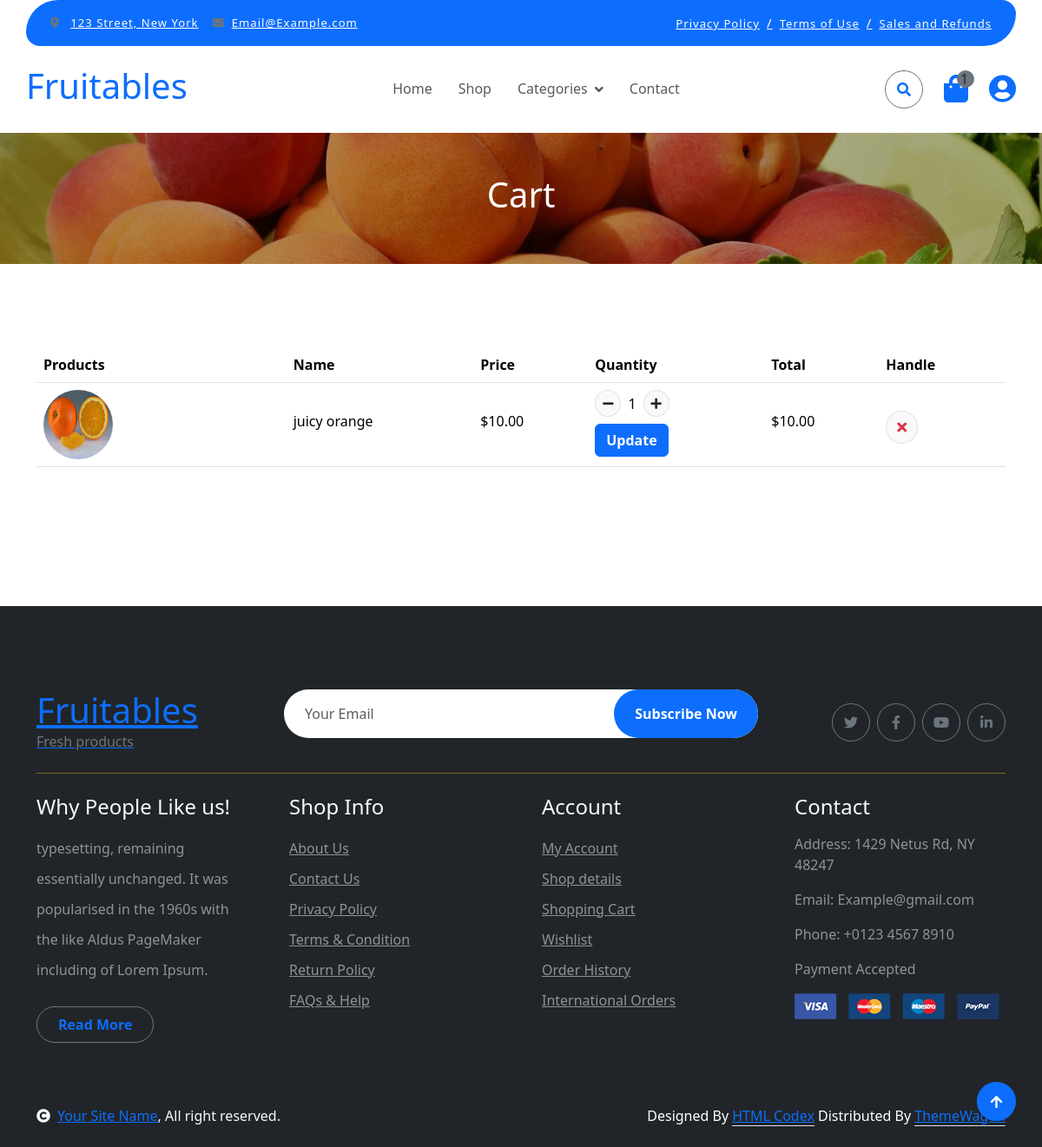
Page /order/cart/ (signed in) on the earlier database version.
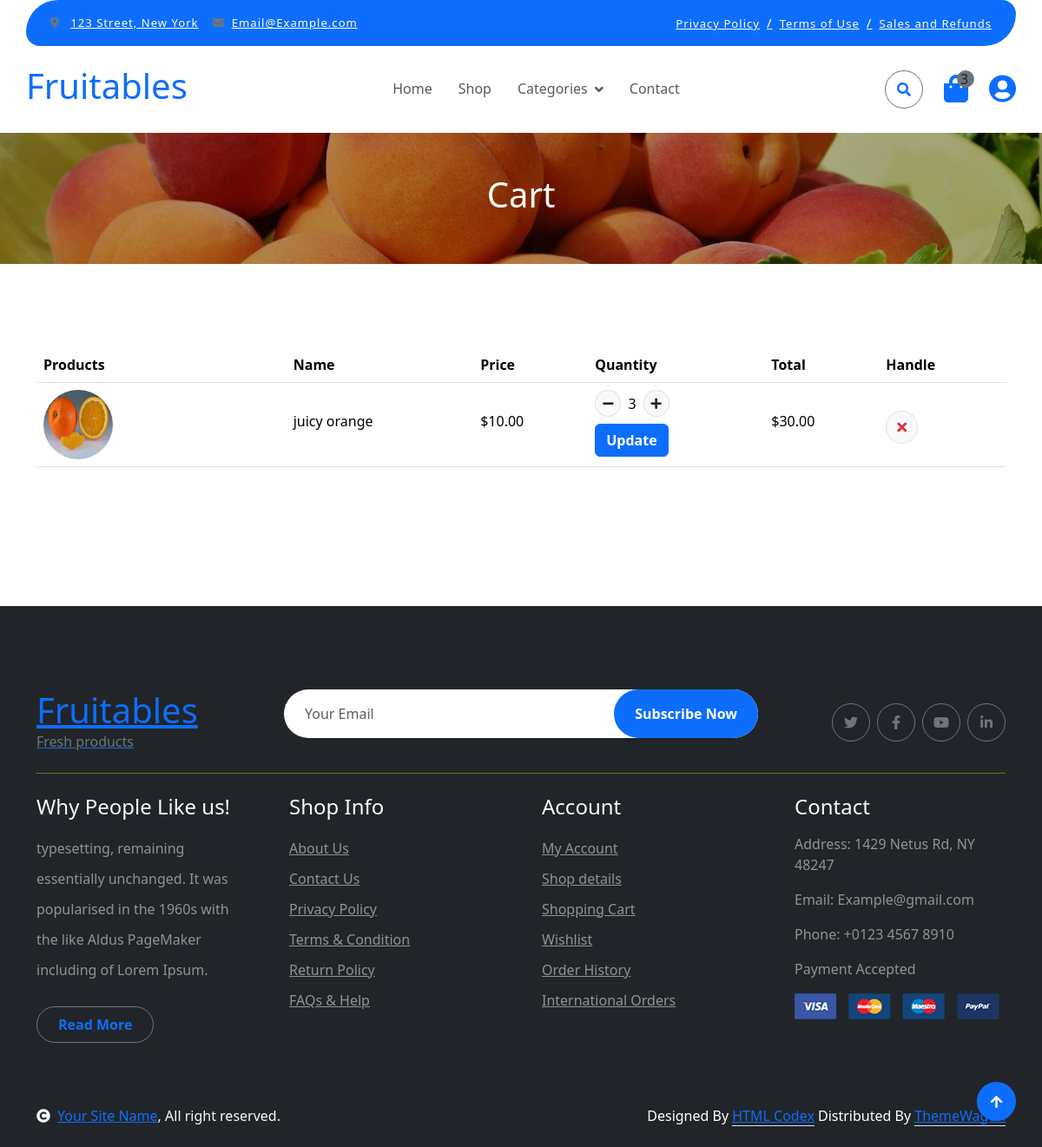
Same page on the later database version.
### order/models.py (models this page shows, shortened)
class CartItem(models.Model):
    product = models.ForeignKey(Product, on_delete = models.CASCADE)
    cart = models.ForeignKey(Cart, on_delete= models.CASCADE, related_name='items')
    quantity = models.IntegerField(default=1)

### store/models.py (models this page shows, shortened)
class Product(models.Model):
    name = models.CharField(_("Name"), max_length=200)
    description = models.TextField(_("Description"))
    price = models.DecimalField(max_digits=10, decimal_places=2)
    product_image = models.ImageField(upload_to='products/')
    product_thumbnail = models.ImageField(upload_to='products/thumbnails/', editable=False, null=True, blank=True)
    slug = models.SlugField(unique=True)
    quantity = models.IntegerField(default=0)
    category = models.ForeignKey(Category, on_delete=models.CASCADE, related_name='products', null=True)
    tag = models.ManyToManyField(ProductTag, related_name='tags')

### order/views.py (the view)
# urls.py: path('cart/', views.ViewCart.as_view(), name='cart'),
class ViewCart(LoginRequiredMixin, View):
    login_url = '/users/login/'
    def get(self, request):
        if request.user.is_authenticated:
            cart, created = Cart.objects.get_or_create(user=request.user)
            items = cart.items.all()
        else:
            items = []
        for item in items:
            item.total_price = item.product.price * item.quantity
        return render(request, 'cart.html', {
            'items': items,
        })

### order/context_processors.py (called while the page is built)
def cart_items(request):
    total_items = 0
    if request.user.is_authenticated:
        cart, created = Cart.objects.get_or_create(user=request.user)
        total_items = sum(item.quantity for item in cart.items.all())
    return {
        'total_items': total_items,
    }

### users/models.py (called while the page is built)
    def update_last_active(self):
        self.last_active_datetime = timezone.now()
        self.save(update_fields=['last_active_datetime'])

### templates/cart.html (shortened to what this page needs)
{% extends 'base.html' %}
{% load static %}
{% block content %}
        <div class="container-fluid page-header py-5">
            <h1 class="text-center text-white display-6">Cart</h1>
        </div>
        <div class="container-fluid py-5">
            <div class="container py-5">
                <div class="table-responsive">
                    <table class="table">
                        <thead>
                          <tr>
                            <th scope="col">Products</th>
                            <th scope="col">Name</th>
                            <th scope="col">Price</th>
                            <th scope="col">Quantity</th>
                            <th scope="col">Total</th>
                            <th scope="col">Handle</th>
                          </tr>
                        </thead>
                        <tbody>
                            {% for item in items %}
                            <tr>
                                <th scope="row">
                                    <div class="d-flex align-items-center">
                                        <img src="{{ item.product.product_image.url }}" class="img-fluid me-5 rounded-circle" style="width: 80px; height: 80px;" alt="">
                                    </div>
                                </th>
                                <td>
                                    <p class="mb-0 mt-4">{{ item.product.name }}</p>
                                </td>
                                <td>
                                    <p class="mb-0 mt-4">${{ item.product.price }}</p>
                                </td>
                              <td>
                                <form method="POST" action="{% url 'update_cart_item' item.id %}">
                                    <div class="d-flex align-items-center quantity">
                                        <button type="button" class="btn btn-sm btn-minus rounded-circle bg-light border">
                                            <i class="fa fa-minus"></i>
                                        </button>
                                        <span class="quantity-value mx-2">{{ item.quantity }}</span>
                                        <button type="button" class="btn btn-sm btn-plus rounded-circle bg-light border">
                                            <i class="fa fa-plus"></i>
                                        </button>
                                    </div>
                                    <button type="submit" class="btn btn-primary mt-2">Update</button>
                                </form>
                            </td>
                                <td>
                                    <p class="mb-0 mt-4">${{ item.total_price|floatformat:2 }}</p>
                                </td>
                                <td>
                                    <form method="POST" action="{% url 'remove_from_cart' item.id %}">
                                        <button type="submit" class="btn btn-md rounded-circle bg-light border mt-4">
                                            <i class="fa fa-times text-danger"></i>
                                        </button>
                                    </form>
                                </td>
                            </tr>
                            {% endfor %}
                        </tbody>
                    </table>
                </div>
                    </div>
                </div>
{% endblock %}

### templates/base.html (shortened to what this page needs)
{% load static %}
<!DOCTYPE html>
<html lang="en">
    <head>
        <link rel="stylesheet" href="https://use.fontawesome.com/releases/v5.15.4/css/all.css"/>
        <link href="https://cdn.jsdelivr.net/npm/bootstrap-icons@1.4.1/font/bootstrap-icons.css" rel="stylesheet">
        <link href="{% static 'lib/lightbox/css/lightbox.min.css'%}" rel="stylesheet">
        <link href="{% static 'lib/owlcarousel/assets/owl.carousel.min.css'%}" rel="stylesheet">
        <link href="{% static 'css/bootstrap.min.css' %}" rel="stylesheet">
        <link href="{% static 'css/style.css' %}" rel="stylesheet">
        </head>
        <body>
            {% include 'includes/navbar.html' %}
            {% block content %}
            {% endblock %}
            {% include 'includes/footer.html' %}
                {% include 'includes/copyright.html' %}
                    <a href="#" class="btn btn-primary border-3 border-primary rounded-circle back-to-top"><i class="fa fa-arrow-up"></i></a>
        </body>
</html>

### templates/includes/navbar.html (shortened to what this page needs)
{% load cache %}
{% load i18n %}
<div class="container-fluid fixed-top">
    <div class="container topbar bg-primary d-none d-lg-block">
        <div class="d-flex justify-content-between">
            <div class="top-info ps-2">
                <small class="me-3"><i class="fas fa-map-marker-alt me-2 text-secondary"></i> <a href="#" class="text-white">123 Street, New York</a></small>
                <small class="me-3"><i class="fas fa-envelope me-2 text-secondary"></i><a href="#" class="text-white">Email@Example.com</a></small>
            </div>
            <div class="top-link pe-2">
                <a href="#" class="text-white"><small class="text-white mx-2">Privacy Policy</small>/</a>
                <a href="#" class="text-white"><small class="text-white mx-2">Terms of Use</small>/</a>
                <a href="#" class="text-white"><small class="text-white ms-2">Sales and Refunds</small></a>
            </div>
        </div>
    </div>
    <div class="container px-0">
        <nav class="navbar navbar-light bg-white navbar-expand-xl">
            <a href="{% url 'home' %}" class="navbar-brand"><h1 class="text-primary display-6">{% trans 'Fruitables' %}</h1></a>
            <div class="collapse navbar-collapse bg-white" id="navbarCollapse">
                <div class="navbar-nav mx-auto">
                    <a href="{% url 'home' %}" class="nav-item nav-link {% if request.path == '/' %}active{% endif %}">{% trans 'Home' %}</a>
                    <a href="{% url 'main_category' %}" class="nav-item nav-link">{% trans 'Shop' %}</a>
                    <div class="nav-item dropdown">
                        <a href="#" class="nav-link dropdown-toggle" data-bs-toggle="dropdown">{% trans 'Categories' %}</a>
                    </div>
                    <a href="{% url 'contact' %}" class="nav-item nav-link">{% trans 'Contact' %}</a>
                </div>
                <div class="d-flex m-3 me-0">
                    <button class="btn-search btn border border-secondary btn-md-square rounded-circle bg-white me-4" data-bs-toggle="modal" data-bs-target="#searchModal"><i class="fas fa-search text-primary"></i></button>
                    <a href="{% url 'cart' %}" class="position-relative me-4 my-auto">
                        <i class="fa fa-shopping-bag fa-2x"></i>
                        <span class="position-absolute bg-secondary rounded-circle d-flex align-items-center justPPify-content-center text-dark px-1" style="top: -5px; left: 15px; height: 20px; min-width: 20px;">{{ total_items }}</span>
                    </a>
                    {% if not user.is_authenticated %}
                        <div class="my-auto">
                            <a href="{% url 'login' %}" class="btn btn-outline-primary" style="font-size: 1.2rem; padding: 0.5rem 1rem; text-decoration: none;">Log In</a>
                        </div>
                    {% else %}
                        <a href="{% url 'profile' %}" class="my-auto">
                            <i class="fas fa-user-circle fa-2x"></i>
                        </a>
                    {% endif %}
                </div>
            </div>
        </nav>
    </div>
</div>

### templates/includes/footer.html
<div class="container-fluid bg-dark text-white-50 footer pt-5 mt-5">
    <div class="container py-5">
        <div class="pb-4 mb-4" style="border-bottom: 1px solid rgba(226, 175, 24, 0.5) ;">
            <div class="row g-4">
                <div class="col-lg-3">
                    <a href="#">
                        <h1 class="text-primary mb-0">Fruitables</h1>
                        <p class="text-secondary mb-0">Fresh products</p>
                    </a>
                </div>
                <div class="col-lg-6">
                    <div class="position-relative mx-auto">
                        <input class="form-control border-0 w-100 py-3 px-4 rounded-pill" type="number" placeholder="Your Email">
                        <button type="submit" class="btn btn-primary border-0 border-secondary py-3 px-4 position-absolute rounded-pill text-white" style="top: 0; right: 0;">Subscribe Now</button>
                    </div>
                </div>
                <div class="col-lg-3">
                    <div class="d-flex justify-content-end pt-3">
                        <a class="btn  btn-outline-secondary me-2 btn-md-square rounded-circle" href=""><i class="fab fa-twitter"></i></a>
                        <a class="btn btn-outline-secondary me-2 btn-md-square rounded-circle" href=""><i class="fab fa-facebook-f"></i></a>
                        <a class="btn btn-outline-secondary me-2 btn-md-square rounded-circle" href=""><i class="fab fa-youtube"></i></a>
                        <a class="btn btn-outline-secondary btn-md-square rounded-circle" href=""><i class="fab fa-linkedin-in"></i></a>
                    </div>
                </div>
            </div>
        </div>
        <div class="row g-5">
            <div class="col-lg-3 col-md-6">
                <div class="footer-item">
                    <h4 class="text-light mb-3">Why People Like us!</h4>
                    <p class="mb-4">typesetting, remaining essentially unchanged. It was
                        popularised in the 1960s with the like Aldus PageMaker including of Lorem Ipsum.</p>
                    <a href="" class="btn border-secondary py-2 px-4 rounded-pill text-primary">Read More</a>
                </div>
            </div>
            <div class="col-lg-3 col-md-6">
                <div class="d-flex flex-column text-start footer-item">
                    <h4 class="text-light mb-3">Shop Info</h4>
                    <a class="btn-link" href="">About Us</a>
                    <a class="btn-link" href="">Contact Us</a>
                    <a class="btn-link" href="">Privacy Policy</a>
                    <a class="btn-link" href="">Terms & Condition</a>
                    <a class="btn-link" href="">Return Policy</a>
                    <a class="btn-link" href="">FAQs & Help</a>
                </div>
            </div>
            <div class="col-lg-3 col-md-6">
                <div class="d-flex flex-column text-start footer-item">
                    <h4 class="text-light mb-3">Account</h4>
                    <a class="btn-link" href="">My Account</a>
                    <a class="btn-link" href="">Shop details</a>
                    <a class="btn-link" href="">Shopping Cart</a>
                    <a class="btn-link" href="">Wishlist</a>
                    <a class="btn-link" href="">Order History</a>
                    <a class="btn-link" href="">International Orders</a>
                </div>
            </div>
            <div class="col-lg-3 col-md-6">
                <div class="footer-item">
                    <h4 class="text-light mb-3">Contact</h4>
                    <p>Address: 1429 Netus Rd, NY 48247</p>
                    <p>Email: Example@gmail.com</p>
                    <p>Phone: +0123 4567 8910</p>
                    <p>Payment Accepted</p>
                    <img src="img/payment.png" class="img-fluid" alt="">
                </div>
            </div>
        </div>
    </div>
</div>

### templates/includes/copyright.html
<div class="container-fluid copyright bg-dark py-4">
    <div class="container">
        <div class="row">
            <div class="col-md-6 text-center text-md-start mb-3 mb-md-0">
                <span class="text-light"><a href="#"><i class="fas fa-copyright text-light me-2"></i>Your Site Name</a>, All right reserved.</span>
            </div>
            <div class="col-md-6 my-auto text-center text-md-end text-white">
                Designed By <a class="border-bottom" href="https://htmlcodex.com">HTML Codex</a> Distributed By <a class="border-bottom" href="https://themewagon.com">ThemeWagon</a>
            </div>
        </div>
    </div>
</div>

### static/css/style.css (style rules this page uses)
.back-to-top { position: fixed; right: 30px; bottom: 30px; display: flex; width: 45px; height: 45px; align-items: center; justify-content: center; transition: 0.5s; z-index: 99; }
.btn { font-weight: 600; transition: .5s; }
.btn-md-square { width: 44px; height: 44px; }
.btn-square, .btn-sm-square, .btn-md-square, .btn-lg-square { padding: 0; display: flex; align-items: center; justify-content: center; font-weight: normal; }
.btn.border-secondary { transition: 0.5s; }
.fixed-top { transition: 0.5s; background: var(--bs-white); border: 0; }
.topbar { padding: 20px; border-radius: 230px 100px; }
.topbar .top-info { font-size: 15px; line-height: 0; letter-spacing: 1px; display: flex; align-items: center; }
.topbar .top-link { font-size: 15px; line-height: 0; letter-spacing: 1px; display: flex; align-items: center; }
.topbar .top-link a { letter-spacing: 1px; }
.navbar .navbar-nav .nav-link { padding: 10px 15px; font-size: 16px; transition: .5s; }
.navbar { height: 100px; border-bottom: 1px solid rgba(255, 255, 255, .1); }
.navbar .dropdown-toggle::after { border: none; content: "\f107"; font-family: "Font Awesome 5 Free"; font-weight: 700; vertical-align: middle; margin-left: 8px; }
.page-header { position: relative; background: linear-gradient(rgba(0, 0, 0, 0.3), rgba(0, 0, 0, 0.3)), url(../img/cart-page-header-img.jpg); background-position: center center; background-repeat: no-repeat; background-size: cover; }
@media (min-width: 992px) { .hero-header, .page-header { margin-top: 152px !important; } }
.footer .footer-item .btn-link { line-height: 35px; color: rgba(255, 255, 255, .5); transition: 0.5s; }
.footer .footer-item p.mb-4 { line-height: 35px; }

Differences in the rows shown:
changed CartItem "juicy orange": quantity "1" → "3"; total_price "10.00" → "30.00"
Other differences:
{{ total_items }}: "1" → "3"
